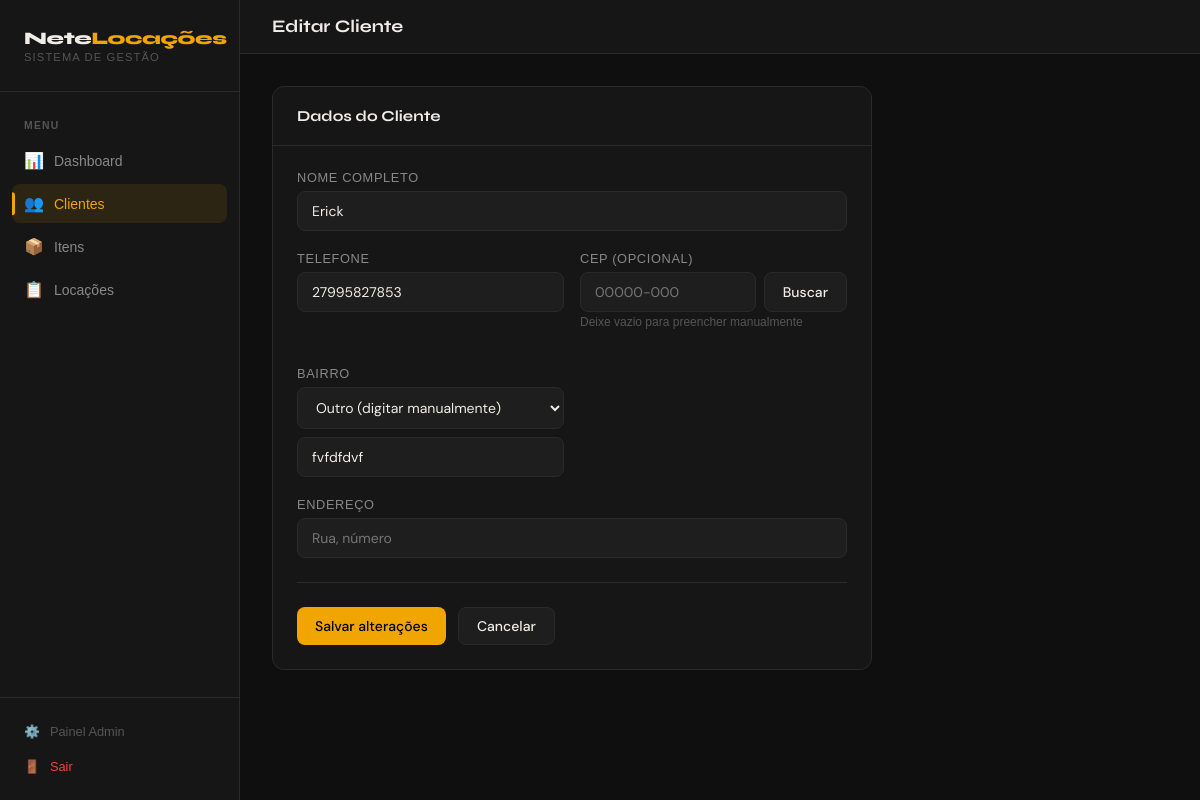
Screenshot of /clientes/6/editar/ (signed in) with the database file from the repository.
### cliente/models.py (models this page shows, shortened)
class Cliente(models.Model):
    nome = models.CharField(max_length=100, unique=True)
    telefone = models.CharField(max_length=15)
    bairro = models.CharField(max_length=100, blank=True)
    endereco = models.CharField(max_length=200, blank=True)
    cep = models.CharField(max_length=9, blank=True, null=True)
    class Meta:
        constraints = [
            models.UniqueConstraint(fields=['nome', 'telefone'], name='unique_cliente_nome_telefone')
        ]

### core/views.py (the view)
# urls.py: path('clientes/<int:pk>/editar/', views.cliente_editar, name='cliente_editar'),
@login_required
def cliente_editar(request, pk):
    cliente = get_object_or_404(Cliente, pk=pk)
    form = ClienteForm(request.POST or None, instance=cliente)
    if form.is_valid():
        form.save()
        messages.success(request, 'Cliente atualizado!')
        return redirect('clientes_list')
    return render(request, 'clientes/form.html', {'form': form})

### core/views.py (shortened to what this page needs)
class ClienteForm(forms.ModelForm):
    class Meta:
        model = Cliente
        fields = ['nome', 'telefone', 'bairro', 'endereco', 'cep']
        widgets = {
            'nome': forms.TextInput(attrs={'placeholder': 'Nome completo'}),
            'telefone': forms.TextInput(attrs={'placeholder': '(27) 99999-9999'}),
            'bairro': forms.TextInput(attrs={'placeholder': 'Nome do bairro'}),
            'endereco': forms.TextInput(attrs={'placeholder': 'Rua, número'}),
            'cep': forms.TextInput(attrs={'placeholder': '00000-000', 'maxlength': '9'}),
        }

### templates/clientes/form.html (shortened to what this page needs)
{% extends 'base/base.html' %}
{% block page_title %}{% if form.instance.pk %}Editar Cliente{% else %}Novo Cliente{% endif %}{% endblock %}
{% block content %}
<div class="card" style="max-width: 600px;">
    <div class="card-header">
        <span class="card-title">Dados do Cliente</span>
    </div>
    <div class="card-body">
        <form method="post">
            <div class="form-group">
                <label>Nome completo</label>
                {{ form.nome }}
            </div>
            <div class="form-grid">
                <div class="form-group">
                    <label>Telefone</label>
                    {{ form.telefone }}
                </div>
                <div class="form-group">
                    <label>CEP (opcional)</label>
                    <div style="display:flex;gap:8px">
                        <input type="text" id="cep" name="cep" value="{{ form.cep.value|default:'' }}"
                            placeholder="00000-000" maxlength="9" style="flex:1">
                        <button type="button" class="btn btn-secondary" onclick="buscarCEP()">Buscar</button>
                    </div>
                    <small style="color:var(--text3);font-size:0.75rem">Deixe vazio para preencher manualmente</small>
                </div>
                <div class="form-group">
    <label>Bairro</label>
<select id="bairro-select" onchange="toggleBairro(this)" style="margin-bottom:8px">
    <option value="outro">Outro (digitar manualmente)</option>
</select>
    <input type="text" name="bairro" id="bairro-input" value="{{ form.bairro.value|default:'' }}"
           placeholder="Digite o bairro" style="display:none">
</div>
            </div>
            <div class="form-group">
                <label>Endereço</label>
                {{ form.endereco }}
            </div>
            <div class="form-actions">
                <button type="submit" class="btn btn-primary">
                    {% if form.instance.pk %}Salvar alterações{% else %}Cadastrar cliente{% endif %}
                </button>
                <a href="{% url 'clientes_list' %}" class="btn btn-secondary">Cancelar</a>
            </div>
        </form>
    </div>
</div>
{% endblock %}

### templates/base/base.html (style rules this page uses)
*, *::before, *::after { box-sizing: border-box; margin: 0; padding: 0; }
:root { --bg: #0f0f0f; --bg2: #161616; --bg3: #1e1e1e; --border: #2a2a2a; --accent: #f0a500; --accent2: #ff6b35; --text: #f0ede8; --text2: #888; --text3: #555; --green: #22c55e; --red: #ef4444; --blue: #3b82f6; --radius: 12px; --sidebar: 240px; }
body { font-family: 'Anton', sans-serif; background: var(--bg); color: var(--text); min-height: 100vh; display: flex; }
.btn { display: inline-flex; align-items: center; gap: 8px; padding: 9px 18px; border-radius: 8px; font-size: 0.875rem; font-weight: 500; font-family: 'DM Sans', sans-serif; cursor: pointer; text-decoration: none; border: none; transition: all 0.15s ease; white-space: nowrap; }
.btn-primary { background: var(--accent); color: #000; }
.btn-secondary { background: var(--bg3); color: var(--text); border: 1px solid var(--border); }
.card { background: var(--bg2); border: 1px solid var(--border); border-radius: var(--radius); overflow: hidden; }
.card-header { padding: 20px 24px; border-bottom: 1px solid var(--border); display: flex; align-items: center; justify-content: space-between; }
.card-title { font-family: 'Syne', sans-serif; font-size: 0.95rem; font-weight: 700; }
.card-body { padding: 24px; }
.form-group { margin-bottom: 20px; }
label { display: block; font-size: 0.8rem; color: var(--text2); margin-bottom: 6px; font-weight: 500; text-transform: uppercase; letter-spacing: 0.05em; }
input, select, textarea { width: 100%; background: var(--bg3); border: 1px solid var(--border); border-radius: 8px; padding: 10px 14px; color: var(--text); font-family: 'DM Sans', sans-serif; font-size: 0.875rem; transition: border-color 0.15s; outline: none; }
.form-grid { display: grid; grid-template-columns: 1fr 1fr; gap: 16px; }
.form-actions { display: flex; gap: 12px; margin-top: 24px; padding-top: 24px; border-top: 1px solid var(--border); }

### rows the page displays
Cliente: nome "Erick", telefone "27995827853", bairro "fvfdfdvf"
